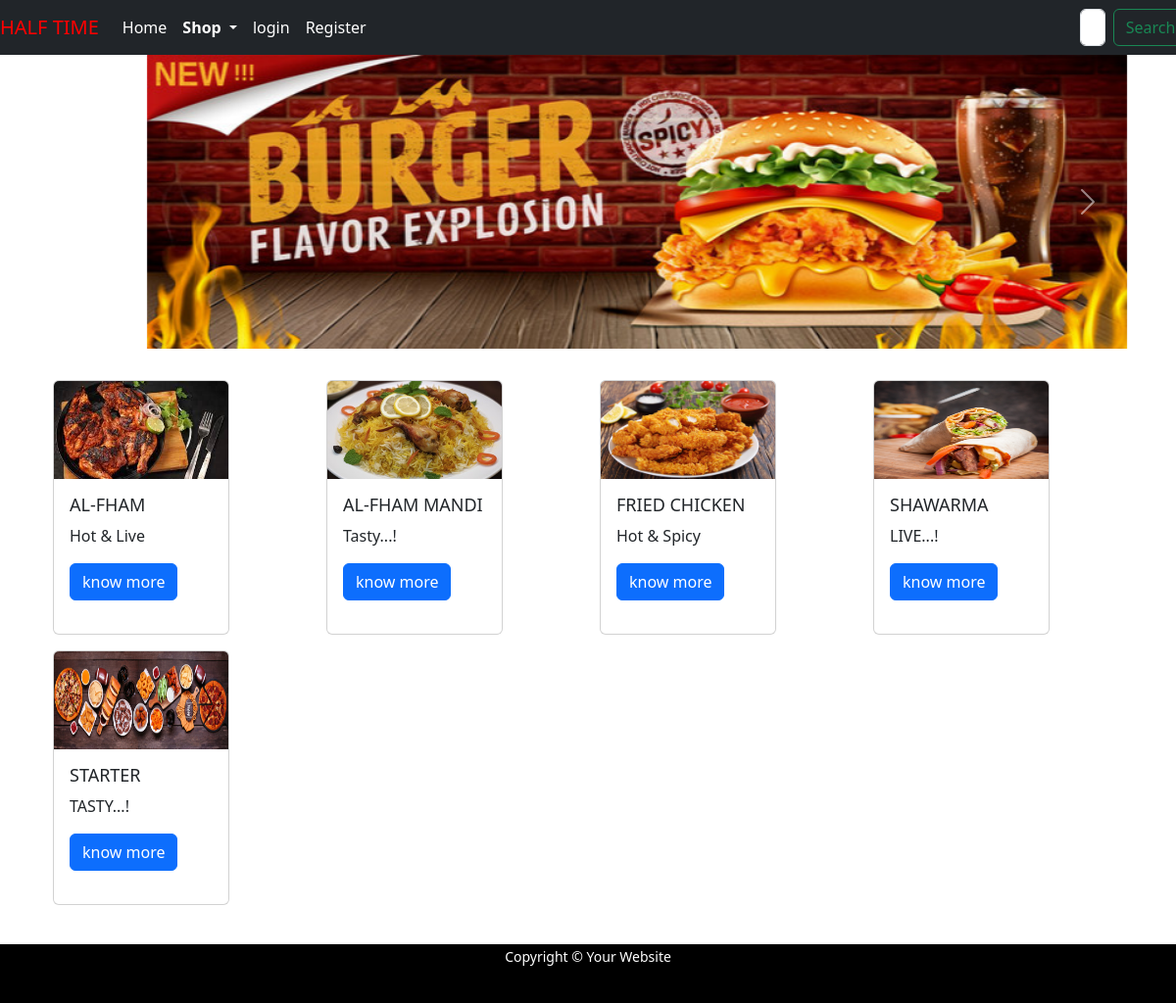
The page / on the database its author committed.
### resto/models.py (models this page shows, shortened)
class Category(models.Model):
    name = models.CharField(max_length=20)
    desc = models.TextField()
    slug=models.SlugField(max_length=250,unique=True)
    img=models.ImageField(upload_to="resto/Category",null=True,blank=True)

### resto/views.py (the view)
# urls.py: path('',views.allproducts,name='allproducts'),
def allproducts(request):
    c=Category.objects.all()
    return render(request,'category.html',{'c':c})

### cart/context_processors.py (called while the page is built, shortened)
def counter(request):
    item_count=0
    return {'item_count':item_count}

### resto/context_processors.py (called while the page is built)
def menu_links(request):
    links=Category.objects.all()
    return {'links':links}

### templates/category.html (shortened to what this page needs)
{% extends 'base.html' %}
{% load static %}
{% block content %}
<div class="respo" style="color:yellow;">
<div id="mycarousel" class="carousel slide" data-ride="carousel">
  <div class="carousel-inner">
    <div class="carousel-item active">
      <img class="d-block w-90" style="height:300px;width:1000px;margin-left:150px;" src="{% static 'img/fried2.jpg' %}" alt="First slide">
    </div>
  </div>
    <a class="carousel-control-prev" href="#mycarousel" role="button" data-slide="prev">
    <span class="carousel-control-prev-icon" aria-hidden="true"></span>
  </a>
  <a class="carousel-control-next" href="#mycarousel" role="button" data-slide="next">
    <span class="carousel-control-next-icon" aria-hidden="true"></span>
  </a>
</div>
<div class="container mt-3 " id="ca![](../../../../AppData/Local/Temp/fried2.jpg)rds" style="margin-bottom:100px;justify-content: space-around;">
  <div class="row mx-auto">
{% for i in c %}
    <div3 class="col-sm-3 mt-3">
<div class="card" style="height:260px;width:180px;">
  <img src="{{i.img.url}}" class="card-img-top" style="height:100px;width:100%;" alt="Card image cap">
  <div class="card-body">
    <h5 class="card-title" style="font-size:18px;">{{i.name}}</h5>
    <p class="card-text">{{i.desc}}</p>
    <a href="{% url 'resto:viewproducts' i.slug %}"  class="btn btn-primary">know more</a>
  </div>
</div>
    </div3>
{% endfor %}
  </div>
</div>
</div>
{% endblock %}

### templates/base.html (shortened to what this page needs)
<!DOCTYPE html>
{% load static %}
<html lang="en">
<head>
    <link href="https://cdn.jsdelivr.net/npm/bootstrap@5.3.0-alpha3/dist/css/bootstrap.min.css" rel="stylesheet">
    <link rel="stylesheet" href="{% static 'css/custom.css' %}">
  <link rel="stylesheet" href="{% static 'img/bg.jpg' %}">
    <link rel="stylesheet" href="https://cdnjs.cloudflare.com/ajax/libs/font-awesome/6.4.0/css/all.min.css">
</head>
<body id="background" style="background-image:url('{% static 'img/bg.jpg'%}');">
<nav class="navbar navbar-expand-lg bg-dark ">
  <a class="navbar-brand" href="#">HALF TIME</a>
  <div class="collapse navbar-collapse" id="navbarSupportedContent">
    <ul class="navbar-nav mr-auto">
      <li class="nav-item active">
        <a class="nav-link" href="{% url 'resto:allproducts' %}">Home </a>
      </li>
        <li class="nav-item dropdown" style="font-weight:bold;color:black;">
          <a class="nav-link dropdown-toggle" href="#" id="navbarDropdown" role="button" data-bs-toggle="dropdown" aria-expanded="false">
            Shop
          </a>
          </li>
      {% if user.is_authenticated %}
        <li class="nav-item">
          <a class="nav-link" href="{% url 'resto:logout' %}">logout</a>
        </li>
        <li class="nav-item active">
            <a class="nav-link" href="{% url 'cart:cart_view' %}"><i class="fa-solid fa-cart-shopping"></i>{{item_count}}</a>
        </li>
               <li class="nav-item">
          <a class="nav-link" href="{% url 'cart:orderview' %}">Your Orders</a>
        </li>
        <li class="nav-item">
          <a class="nav-link" href="{% url 'resto:customer' %}">ACCOUNT BALANCE</a>
        </li>
        {% else %}
            <li class="nav-item">
          <a class="nav-link" href="{% url 'resto:login' %}">login</a>
        </li>
          <li class="nav-item">
          <a class="nav-link" href="{% url 'resto:register' %}">Register</a>
        </li>
        {% endif %}
    </ul>
      <div2>
    <form class="d-flex" action="{% url 'search:searchresult' %}" method="POST">
      <input class="form-control me-2" type="search" name="q" placeholder="Search" aria-label="Search">
      <button class="btn btn-outline-success my-2 my-sm-0" type="submit">Search</button>
    </form></div2>
  </div>
</nav>
{% block content %}
{% endblock %}
<footer class="footer" style="position:fixed;bottom:0;left:0;">
    <div class="container text-center">
      <small>Copyright &copy; Your Website</small>
    </div>
  </footer>
</body>
</html>

### static/css/custom.css (style rules this page uses)
.footer { width:100%; height:60px; background:black; color:white; }
#background { background-repeat:no-repeat; background-size:1580px 900px; background-position:top; background-attachment:fixed; }
.nav-link { color:white; }
.navbar-brand { color:red; }
.me-2 { margin-left:45rem!important; }

### rows shown on the page
Category: img (picture), name "AL-FHAM", desc "Hot & Live"
Category: img (picture), name "AL-FHAM MANDI", desc "Tasty...!"
Category: img (picture), name "FRIED CHICKEN", desc "Hot & Spicy"
Category: img (picture), name "SHAWARMA", desc "LIVE...!"
Category: img (picture), name "STARTER", desc "TASTY...!"
